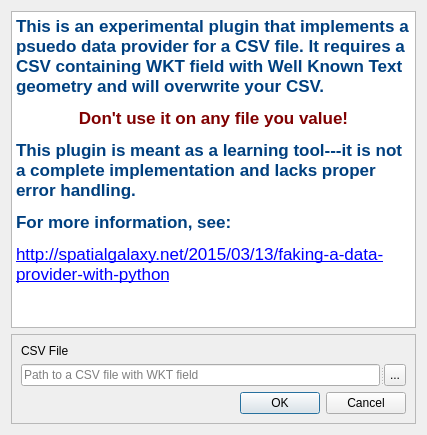
<?xml version="1.0" encoding="UTF-8"?>
<ui version="4.0">
 <class>CSVProviderDialogBase</class>
 <widget class="QDialog" name="CSVProviderDialogBase">
  <property name="geometry">
   <rect>
    <x>0</x>
    <y>0</y>
    <width>427</width>
    <height>435</height>
   </rect>
  </property>
  <property name="windowTitle">
   <string>CSV Provider</string>
  </property>
  <layout class="QGridLayout" name="gridLayout_2">
   <item row="0" column="0">
    <widget class="QTextBrowser" name="textBrowser">
     <property name="html">
      <string>&lt;!DOCTYPE HTML PUBLIC &quot;-//W3C//DTD HTML 4.0//EN&quot; &quot;http://www.w3.org/TR/REC-html40/strict.dtd&quot;&gt;
&lt;html&gt;&lt;head&gt;&lt;meta name=&quot;qrichtext&quot; content=&quot;1&quot; /&gt;&lt;style type=&quot;text/css&quot;&gt;
p, li { white-space: pre-wrap; }
&lt;/style&gt;&lt;/head&gt;&lt;body style=&quot; font-family:'MS Shell Dlg 2'; font-size:8.25pt; font-weight:400; font-style:normal;&quot;&gt;
&lt;p style=&quot; margin-top:0px; margin-bottom:0px; margin-left:0px; margin-right:0px; -qt-block-indent:0; text-indent:0px;&quot;&gt;&lt;span style=&quot; font-family:'.Lucida Grande UI'; font-size:13pt; font-weight:600; color:#004080;&quot;&gt;This is an experimental plugin that implements a psuedo data provider for a CSV file. It requires a CSV containing WKT field with Well Known Text geometry and will overwrite your CSV. &lt;/span&gt;&lt;/p&gt;
&lt;p align=&quot;center&quot; style=&quot; margin-top:12px; margin-bottom:12px; margin-left:0px; margin-right:0px; -qt-block-indent:0; text-indent:0px;&quot;&gt;&lt;span style=&quot; font-family:'.Lucida Grande UI'; font-size:13pt; font-weight:600; color:#800000;&quot;&gt;Don't use it on any file you value!&lt;/span&gt;&lt;/p&gt;
&lt;p style=&quot; margin-top:12px; margin-bottom:12px; margin-left:0px; margin-right:0px; -qt-block-indent:0; text-indent:0px;&quot;&gt;&lt;span style=&quot; font-family:'.Lucida Grande UI'; font-size:13pt; font-weight:600; color:#004080;&quot;&gt;This plugin is meant as a learning tool---it is not a complete implementation and lacks proper error handling.&lt;/span&gt;&lt;/p&gt;
&lt;p style=&quot; margin-top:12px; margin-bottom:12px; margin-left:0px; margin-right:0px; -qt-block-indent:0; text-indent:0px;&quot;&gt;&lt;span style=&quot; font-family:'.Lucida Grande UI'; font-size:13pt; font-weight:600; color:#004080;&quot;&gt;For more information, see:&lt;/span&gt;&lt;/p&gt;
&lt;p style=&quot; margin-top:12px; margin-bottom:12px; margin-left:0px; margin-right:0px; -qt-block-indent:0; text-indent:0px;&quot;&gt;&lt;a href=&quot;http://spatialgalaxy.net/2015/03/13/faking-a-data-provider-with-python&quot;&gt;&lt;span style=&quot; font-family:'.Lucida Grande UI'; font-size:13pt; text-decoration: underline; color:#0000ff;&quot;&gt;http://spatialgalaxy.net/2015/03/13/faking-a-data-provider-with-python&lt;/span&gt;&lt;/a&gt;&lt;/p&gt;
&lt;p style=&quot; margin-top:12px; margin-bottom:12px; margin-left:0px; margin-right:0px; -qt-block-indent:0; text-indent:0px;&quot;&gt;&lt;span style=&quot; font-family:'.Lucida Grande UI'; font-size:13pt; font-weight:600; color:#004080;&quot;&gt; &lt;/span&gt;&lt;/p&gt;&lt;/body&gt;&lt;/html&gt;</string>
     </property>
     <property name="openExternalLinks">
      <bool>true</bool>
     </property>
    </widget>
   </item>
   <item row="1" column="0">
    <widget class="QFrame" name="frame">
     <property name="frameShape">
      <enum>QFrame::StyledPanel</enum>
     </property>
     <property name="frameShadow">
      <enum>QFrame::Raised</enum>
     </property>
     <layout class="QGridLayout" name="gridLayout">
      <item row="0" column="0">
       <widget class="QLabel" name="label">
        <property name="text">
         <string>CSV File</string>
        </property>
       </widget>
      </item>
      <item row="1" column="0">
       <widget class="QSplitter" name="splitter">
        <property name="orientation">
         <enum>Qt::Horizontal</enum>
        </property>
        <widget class="QLineEdit" name="lineEdit">
         <property name="placeholderText">
          <string>Path to a CSV file with WKT field</string>
         </property>
        </widget>
        <widget class="QToolButton" name="toolButton">
         <property name="maximumSize">
          <size>
           <width>22</width>
           <height>22</height>
          </size>
         </property>
         <property name="text">
          <string>...</string>
         </property>
        </widget>
       </widget>
      </item>
      <item row="2" column="0">
       <widget class="QDialogButtonBox" name="button_box">
        <property name="orientation">
         <enum>Qt::Horizontal</enum>
        </property>
        <property name="standardButtons">
         <set>QDialogButtonBox::Cancel|QDialogButtonBox::Ok</set>
        </property>
       </widget>
      </item>
     </layout>
    </widget>
   </item>
  </layout>
 </widget>
 <resources/>
 <connections>
  <connection>
   <sender>button_box</sender>
   <signal>accepted()</signal>
   <receiver>CSVProviderDialogBase</receiver>
   <slot>accept()</slot>
   <hints>
    <hint type="sourcelabel">
     <x>6</x>
     <y>75</y>
    </hint>
    <hint type="destinationlabel">
     <x>20</x>
     <y>20</y>
    </hint>
   </hints>
  </connection>
  <connection>
   <sender>button_box</sender>
   <signal>rejected()</signal>
   <receiver>CSVProviderDialogBase</receiver>
   <slot>reject()</slot>
   <hints>
    <hint type="sourcelabel">
     <x>6</x>
     <y>75</y>
    </hint>
    <hint type="destinationlabel">
     <x>20</x>
     <y>20</y>
    </hint>
   </hints>
  </connection>
 </connections>
</ui>
